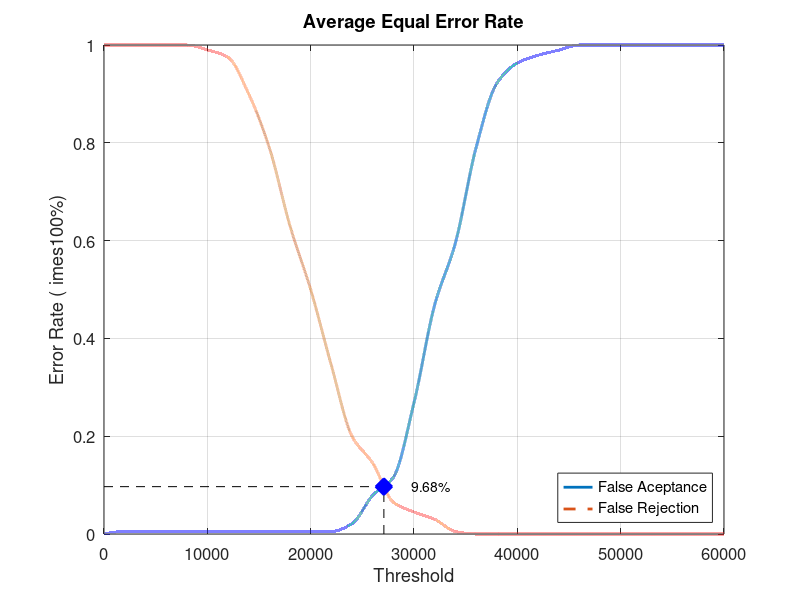
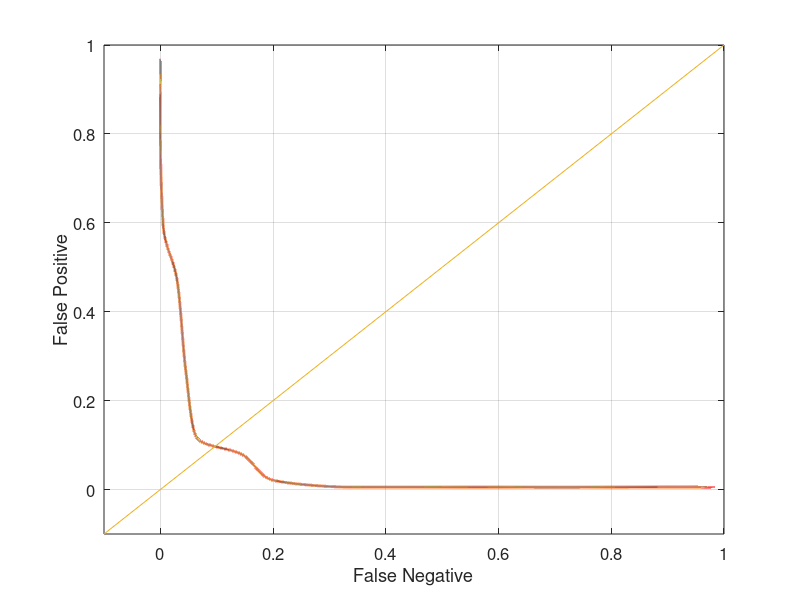

Reproduce these figures in MATLAB, in order.
close all;
clear;
clc;
x = 0:2000:60000;
xq = 0:0.5:60000;

y0 = [0 0.00526316 0.00526316 0.00526316 0.00526316 0.00526316 0.00526316 0.00526316 0.00526316 0.00526316 0.00526316 0.00526316 0.0210526 0.0789474 0.115789 0.268421 0.468421 0.594737 0.789474 0.921053 0.963158 0.978947 0.989474 1 1 1 1 1 1 1 1]
yy0 = interp1(x, y0, xq, 'pchip');
y1 = [1 1 1 1 1 0.99 0.975 0.9 0.79 0.63 0.5 0.345 0.2 0.145 0.065 0.045 0.03 0.005 0 0 0 0 0 0 0 0 0 0 0 0 0]
yy1 = interp1(x, y1, xq, 'pchip');

% Calculating EER: 
y2 = abs(y0 - y1);
find(y2 == min(y2))
yy2 = abs(yy0 - yy1);
xEER = find(yy2 == min(yy2));
xEERIndex = xq(xEER) % X-axis EER
yEER = yy0(xEER) % Y-axis EER

main = figure
plot(xq, yy0,'-','LineWidth', 2);	hold on
plot(xq, yy1,'--','LineWidth', 2);	hold on
plot([xEERIndex xEERIndex], [0 yEER], 'k--');	hold on
plot([0 xEERIndex], [yEER yEER], 'k--');	hold on
plot(xEERIndex, yEER, 'bx', 'LineWidth', 10);	hold on
text(xEERIndex + 10 * xEERIndex / 100, yEER, [num2str(round((10000 * yEER)) / 100) '%'])
legend('False Aceptance', 'False Rejection', 'Location', 'SouthEast')
xlabel('Threshold')
ylabel('Error Rate (	imes100%)')
title('Average Equal Error Rate')
set(gca, 'FontSize', 12)
axis([0 60000 0 1])
grid on

print(main, 'Database2_4Main', '-dpng');
FNRxFPR = figure('Color', [1 1 1]);
plot(yy1, yy0, '-', yy1, yy0, 'LineWidth', 2);
hold on
y = -0.1:0.1:1
plot(y, y); 
set(gca, 'FontSize', 12)
xlabel('False Negative')
ylabel('False Positive')
axis([-0.1 1 -0.1 1])
set(gca, 'FontSize', 12)
grid on

print(FNRxFPR, 'Database2_4FNRxFPR','-dpng');
